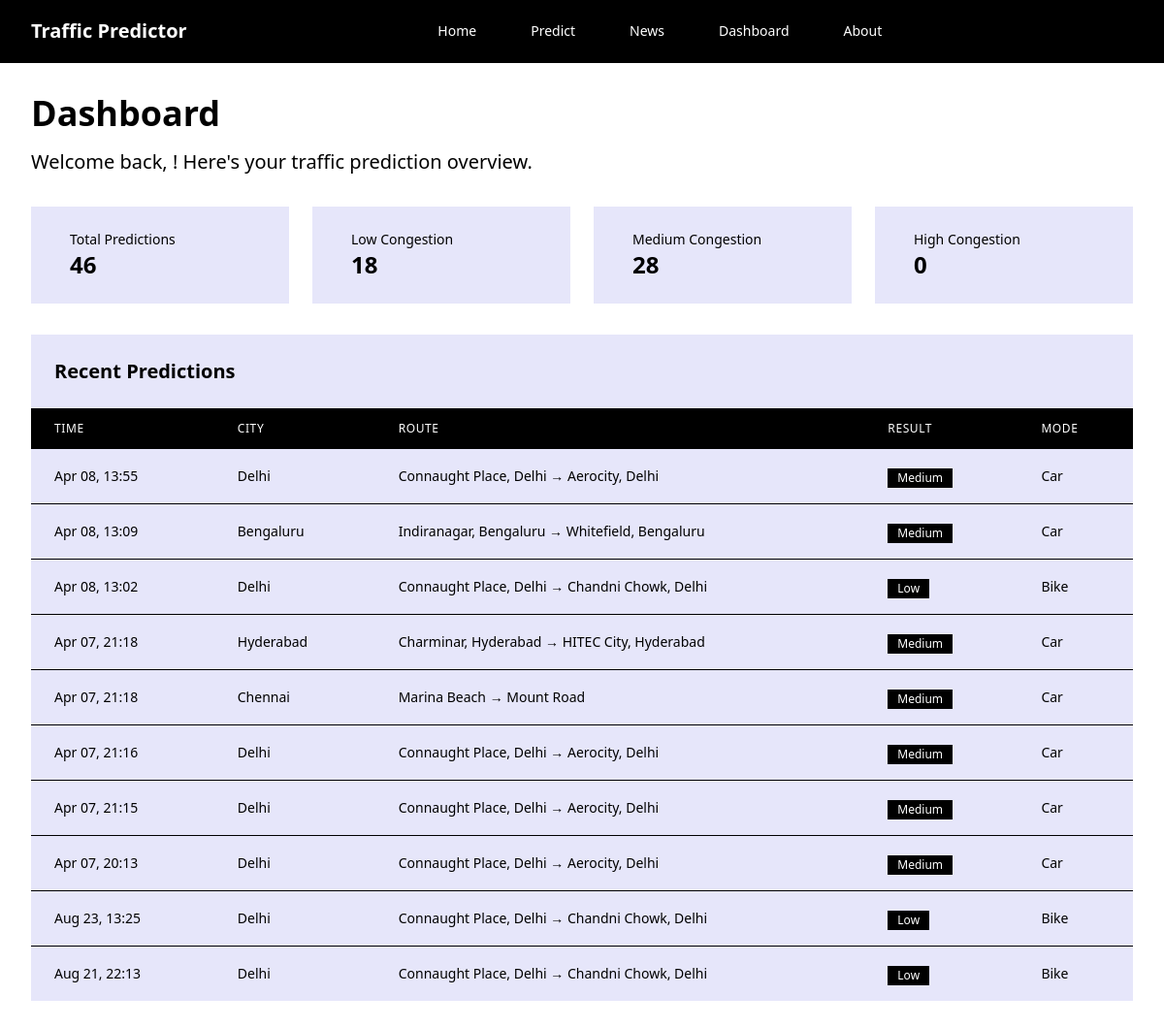
/dashboard/, run on the app's committed database.
### predictor/models.py (models this page shows, shortened)
class Prediction(models.Model):
    CONGESTION_CHOICES = [
        ('Low', 'Low'),
        ('Medium', 'Medium'),
        ('High', 'High'),
    ]
    MODE_CHOICES = [
        ('Car', 'Car'),
        ('Metro', 'Metro'),
        ('Bike', 'Bike'),
        ('Walk', 'Walk'),
    ]
    user = models.ForeignKey(User, on_delete=models.CASCADE, null=True, blank=True, related_name='predictions')
    created_at = models.DateTimeField(default=timezone.now)
    city = models.CharField(max_length=100)
    source = models.CharField(max_length=200)
    destination = models.CharField(max_length=200)
    source_lat = models.FloatField()
    source_lon = models.FloatField()
    dest_lat = models.FloatField()
    dest_lon = models.FloatField()
    distance_km = models.FloatField()
    hour = models.IntegerField()
    weekday = models.IntegerField()
    day_type = models.CharField(max_length=50)
    weather = models.CharField(max_length=100)
    event_flag = models.BooleanField(default=False)
    route_type = models.CharField(max_length=50)
    congestion_level = models.CharField(max_length=10, choices=CONGESTION_CHOICES)
    suggested_mode = models.CharField(max_length=10, choices=MODE_CHOICES)
    probabilities = models.JSONField(default=dict, blank=True)  # {Low, Medium, High probabilities}
    class Meta:
        ordering = ['-created_at']

### predictor/views.py (the view)
# urls.py: path('dashboard/', views.dashboard_view, name='dashboard'),
def dashboard_view(request):
    recent_predictions = Prediction.objects.all()[:10]
    all_predictions = Prediction.objects.all()
    total_predictions = all_predictions.count()
    low_congestion = all_predictions.filter(congestion_level='Low').count()
    medium_congestion = all_predictions.filter(congestion_level='Medium').count()
    high_congestion = all_predictions.filter(congestion_level='High').count()
    chart_data = generate_chart_data()
    context = {
        'recent_predictions': recent_predictions,
        'chart_data': chart_data,
        'total_predictions': total_predictions,
        'low_congestion': low_congestion,
        'medium_congestion': medium_congestion,
        'high_congestion': high_congestion,
    }
    return render(request, 'predictor/dashboard.html', context)

### predictor/views.py (called while the page is built)
def generate_chart_data():
    hours = list(range(24))
    congestion_levels = []
    for hour in hours:
        if 8 <= hour <= 10 or 17 <= hour <= 19:
            congestion_levels.append(random.randint(70, 90))
        elif 7 <= hour <= 11 or 16 <= hour <= 20:
            congestion_levels.append(random.randint(50, 70))
        else:
            congestion_levels.append(random.randint(20, 50))
    route_types = ['Local', 'Suburban', 'Highway']
    route_congestion = [random.randint(60, 80), random.randint(40, 60), random.randint(30, 50)]
    return {
        'peak_hours': {
            'labels': hours,
            'data': congestion_levels
        },
        'route_types': {
            'labels': route_types,
            'data': route_congestion
        }
    }

### templates/predictor/dashboard.html (shortened to what this page needs)
{% extends 'base.html' %}
{% block content %}
<div class="max-w-7xl mx-auto px-4 sm:px-6 lg:px-8 py-8">
    <div class="mb-8">
        <h1 class="text-3xl md:text-4xl font-bold text-black mb-4">
            Dashboard
        </h1>
        <p class="text-xl text-black">
            Welcome back, {{ user.username }}! Here's your traffic prediction overview.
        </p>
    </div>
    <div class="grid md:grid-cols-4 gap-6 mb-8">
        <div class="bg-lavender p-6">
            <div class="flex items-center">
                <div class="ml-4">
                    <p class="text-sm font-medium text-black">Total Predictions</p>
                    <p class="text-2xl font-bold text-black">{{ total_predictions }}</p>
                </div>
            </div>
        </div>
        <div class="bg-lavender p-6">
            <div class="flex items-center">
                <div class="ml-4">
                    <p class="text-sm font-medium text-black">Low Congestion</p>
                    <p class="text-2xl font-bold text-black">{{ low_congestion }}</p>
                </div>
            </div>
        </div>
        <div class="bg-lavender p-6">
            <div class="flex items-center">
                <div class="ml-4">
                    <p class="text-sm font-medium text-black">Medium Congestion</p>
                    <p class="text-2xl font-bold text-black">{{ medium_congestion }}</p>
                </div>
            </div>
        </div>
        <div class="bg-lavender p-6">
            <div class="flex items-center">
                <div class="ml-4">
                    <p class="text-sm font-medium text-black">High Congestion</p>
                    <p class="text-2xl font-bold text-black">{{ high_congestion }}</p>
                </div>
            </div>
        </div>
    </div>
    <div class="bg-lavender mb-8">
        <div class="p-6 border-b border-black">
            <h3 class="text-xl font-bold text-black">Recent Predictions</h3>
        </div>
        <div class="overflow-x-auto">
            <table class="min-w-full divide-y divide-black">
                <thead class="bg-black">
                    <tr>
                        <th class="px-6 py-3 text-left text-xs font-medium text-white uppercase tracking-wider">Time
                        </th>
                        <th class="px-6 py-3 text-left text-xs font-medium text-white uppercase tracking-wider">City
                        </th>
                        <th class="px-6 py-3 text-left text-xs font-medium text-white uppercase tracking-wider">Route
                        </th>
                        <th class="px-6 py-3 text-left text-xs font-medium text-white uppercase tracking-wider">
                            Result</th>
                        <th class="px-6 py-3 text-left text-xs font-medium text-white uppercase tracking-wider">Mode
                        </th>
                    </tr>
                </thead>
                <tbody class="bg-lavender divide-y divide-black">
                    {% for prediction in recent_predictions %}
                    <tr class="hover:bg-gray-100">
                        <td class="px-6 py-4 whitespace-nowrap text-sm text-black">
                            {{ prediction.created_at|date:"M d, H:i" }}
                        </td>
                        <td class="px-6 py-4 whitespace-nowrap text-sm text-black">
                            {{ prediction.city }}
                        </td>
                        <td class="px-6 py-4 text-sm text-black">
                            <div class="truncate max-w-xs">
                                {{ prediction.source }} → {{ prediction.destination }}
                            </div>
                        </td>
                        <td class="px-6 py-4 whitespace-nowrap">
                            <span class="inline-flex items-center px-2.5 py-0.5 text-xs font-medium bg-black text-white">
                                {{ prediction.congestion_level }}
                            </span>
                        </td>
                        <td class="px-6 py-4 whitespace-nowrap text-sm text-black">
                            {{ prediction.suggested_mode }}
                        </td>
                    </tr>
                    {% endfor %}
                </tbody>
            </table>
        </div>
    </div>
</div>
{% endblock %}

### templates/base.html (shortened to what this page needs)
<!DOCTYPE html>
<html lang="en">
<head>
    <script src="https://cdn.tailwindcss.com"></script>
</head>
<body class="bg-white min-h-screen flex flex-col">
    <nav class="bg-black border-b border-black">
        <div class="max-w-7xl mx-auto px-4 sm:px-6 lg:px-8">
            <div class="flex justify-between h-16">
                <div class="flex items-center">
                    <a href="{% url 'home' %}" class="flex items-center space-x-2">
                        <span class="text-xl font-bold text-white">Traffic Predictor</span>
                    </a>
                </div>
                <div class="hidden md:flex items-center space-x-8">
                    <a href="{% url 'home' %}"
                        class="text-white hover:text-gray-300 px-3 py-2 text-sm font-medium">Home</a>
                    <a href="{% url 'predict' %}"
                        class="text-white hover:text-gray-300 px-3 py-2 text-sm font-medium">Predict</a>
                    <a href="{% url 'news' %}"
                        class="text-white hover:text-gray-300 px-3 py-2 text-sm font-medium">News</a>
                    <a href="{% url 'dashboard' %}"
                        class="text-white hover:text-gray-300 px-3 py-2 text-sm font-medium">Dashboard</a>
                    <a href="{% url 'about' %}"
                        class="text-white hover:text-gray-300 px-3 py-2 text-sm font-medium">About</a>
                </div>
            </div>
        </div>
    </nav>
    <main class="flex-1">
        {% block content %}{% endblock %}
    </main>
</body>
</html>

### templates/base.html (style rules this page uses)
.bg-lavender { background-color: #E6E6FA; }

### data on the page
Prediction: created_at "Apr 08, 13:55", city "Delhi", source "Connaught Place, Delhi", destination "Aerocity, Delhi", congestion_level "Medium", suggested_mode "Car"
Prediction: created_at "Apr 08, 13:09", city "Bengaluru", source "Indiranagar, Bengaluru", destination "Whitefield, Bengaluru", congestion_level "Medium", suggested_mode "Car"
Prediction: created_at "Apr 08, 13:02", city "Delhi", source "Connaught Place, Delhi", destination "Chandni Chowk, Delhi", congestion_level "Low", suggested_mode "Bike"
Prediction: created_at "Apr 07, 21:18", city "Hyderabad", source "Charminar, Hyderabad", destination "HITEC City, Hyderabad", congestion_level "Medium", suggested_mode "Car"
Prediction: created_at "Apr 07, 21:18", city "Chennai", source "Marina Beach", destination "Mount Road", congestion_level "Medium", suggested_mode "Car"
Prediction: created_at "Apr 07, 21:16", city "Delhi", source "Connaught Place, Delhi", destination "Aerocity, Delhi", congestion_level "Medium", suggested_mode "Car"
Prediction: created_at "Apr 07, 21:15", city "Delhi", source "Connaught Place, Delhi", destination "Aerocity, Delhi", congestion_level "Medium", suggested_mode "Car"
Prediction: created_at "Apr 07, 20:13", city "Delhi", source "Connaught Place, Delhi", destination "Aerocity, Delhi", congestion_level "Medium", suggested_mode "Car"
Prediction: created_at "Aug 23, 13:25", city "Delhi", source "Connaught Place, Delhi", destination "Chandni Chowk, Delhi", congestion_level "Low", suggested_mode "Bike"
Prediction: created_at "Aug 21, 22:13", city "Delhi", source "Connaught Place, Delhi", destination "Chandni Chowk, Delhi", congestion_level "Low", suggested_mode "Bike"

### other printed values
{{ total_predictions }} "46"
{{ low_congestion }} "18"
{{ medium_congestion }} "28"
{{ high_congestion }} "0"
